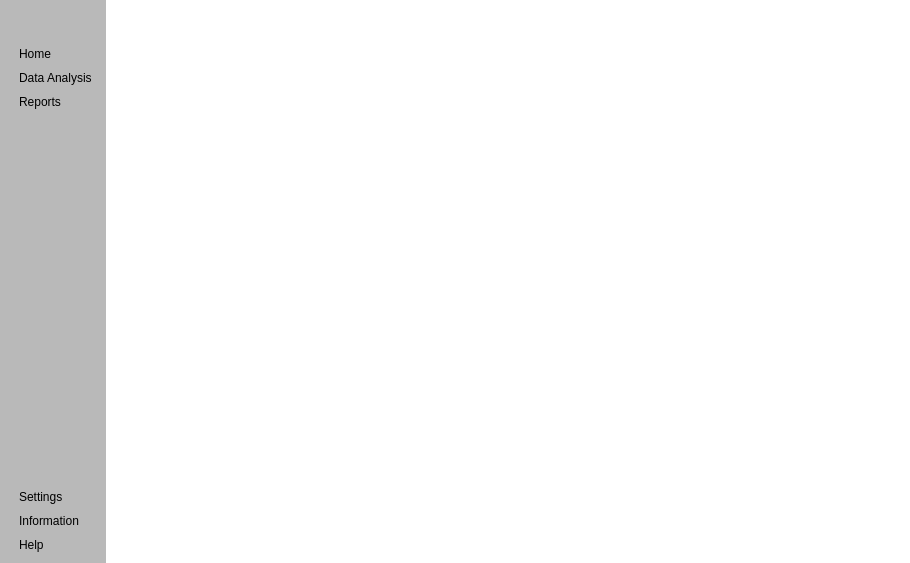
<?xml version="1.0" encoding="UTF-8"?>
<ui version="4.0">
 <class>MainWindow</class>
 <widget class="QMainWindow" name="MainWindow">
  <property name="geometry">
   <rect>
    <x>0</x>
    <y>0</y>
    <width>910</width>
    <height>563</height>
   </rect>
  </property>
  <property name="windowTitle">
   <string>MainWindow</string>
  </property>
  <property name="styleSheet">
   <string notr="true">*{
border:none;
background-color:transparent;
background:none;
padding:0;
margin:0;
color:rgb(0, 0, 0);

}

#centralwidget{

	background-color: rgb(255, 255, 255);

}

#leftMenuSubContainer{
	background-color:rgb(185, 185, 185);


}

#leftMenuSubContainer QPushButton{
text-align: left;
padding:2px 5px;
border-top-left-radius:10px;
border-bottom-left-radius:10px;
}
</string>
  </property>
  <widget class="QWidget" name="centralwidget">
   <layout class="QHBoxLayout" name="horizontalLayout">
    <property name="spacing">
     <number>100</number>
    </property>
    <property name="leftMargin">
     <number>0</number>
    </property>
    <property name="topMargin">
     <number>0</number>
    </property>
    <property name="rightMargin">
     <number>0</number>
    </property>
    <property name="bottomMargin">
     <number>0</number>
    </property>
    <item alignment="Qt::AlignLeft">
     <widget class="QWidget" name="leftMenuContainer" native="true">
      <layout class="QVBoxLayout" name="verticalLayout">
       <property name="spacing">
        <number>0</number>
       </property>
       <property name="leftMargin">
        <number>0</number>
       </property>
       <property name="topMargin">
        <number>0</number>
       </property>
       <property name="rightMargin">
        <number>0</number>
       </property>
       <property name="bottomMargin">
        <number>0</number>
       </property>
       <item alignment="Qt::AlignLeft">
        <widget class="QWidget" name="leftMenuSubContainer" native="true">
         <layout class="QVBoxLayout" name="verticalLayout_2">
          <property name="spacing">
           <number>0</number>
          </property>
          <property name="leftMargin">
           <number>5</number>
          </property>
          <property name="topMargin">
           <number>0</number>
          </property>
          <property name="rightMargin">
           <number>0</number>
          </property>
          <property name="bottomMargin">
           <number>0</number>
          </property>
          <item alignment="Qt::AlignTop">
           <widget class="QFrame" name="frame">
            <property name="frameShape">
             <enum>QFrame::StyledPanel</enum>
            </property>
            <property name="frameShadow">
             <enum>QFrame::Raised</enum>
            </property>
            <layout class="QHBoxLayout" name="horizontalLayout_2">
             <item>
              <widget class="QPushButton" name="menuBtn">
               <property name="toolTip">
                <string>Menu</string>
               </property>
               <property name="text">
                <string/>
               </property>
               <property name="icon">
                <iconset resource="resources.qrc">
                 <normaloff>:/icons/feather/align-justify.svg</normaloff>:/icons/feather/align-justify.svg</iconset>
               </property>
               <property name="iconSize">
                <size>
                 <width>24</width>
                 <height>24</height>
                </size>
               </property>
              </widget>
             </item>
            </layout>
           </widget>
          </item>
          <item alignment="Qt::AlignTop">
           <widget class="QFrame" name="frame_2">
            <property name="sizePolicy">
             <sizepolicy hsizetype="Preferred" vsizetype="Preferred">
              <horstretch>0</horstretch>
              <verstretch>0</verstretch>
             </sizepolicy>
            </property>
            <property name="frameShape">
             <enum>QFrame::StyledPanel</enum>
            </property>
            <property name="frameShadow">
             <enum>QFrame::Raised</enum>
            </property>
            <layout class="QVBoxLayout" name="verticalLayout_3">
             <item>
              <widget class="QPushButton" name="homeBtn">
               <property name="toolTip">
                <string>Home</string>
               </property>
               <property name="text">
                <string>Home</string>
               </property>
               <property name="icon">
                <iconset resource="resources.qrc">
                 <normaloff>:/icons/feather/home.svg</normaloff>:/icons/feather/home.svg</iconset>
               </property>
               <property name="iconSize">
                <size>
                 <width>24</width>
                 <height>24</height>
                </size>
               </property>
              </widget>
             </item>
             <item>
              <widget class="QPushButton" name="dataBtn">
               <property name="toolTip">
                <string>Data Analysis</string>
               </property>
               <property name="text">
                <string>Data Analysis</string>
               </property>
               <property name="icon">
                <iconset resource="resources.qrc">
                 <normaloff>:/icons/feather/list.svg</normaloff>:/icons/feather/list.svg</iconset>
               </property>
               <property name="iconSize">
                <size>
                 <width>24</width>
                 <height>24</height>
                </size>
               </property>
              </widget>
             </item>
             <item>
              <widget class="QPushButton" name="reportBtn">
               <property name="toolTip">
                <string>Reports</string>
               </property>
               <property name="text">
                <string>Reports</string>
               </property>
               <property name="icon">
                <iconset resource="resources.qrc">
                 <normaloff>:/icons/feather/printer.svg</normaloff>:/icons/feather/printer.svg</iconset>
               </property>
               <property name="iconSize">
                <size>
                 <width>24</width>
                 <height>24</height>
                </size>
               </property>
              </widget>
             </item>
            </layout>
           </widget>
          </item>
          <item>
           <spacer name="verticalSpacer">
            <property name="orientation">
             <enum>Qt::Vertical</enum>
            </property>
            <property name="sizeHint" stdset="0">
             <size>
              <width>20</width>
              <height>40</height>
             </size>
            </property>
           </spacer>
          </item>
          <item alignment="Qt::AlignBottom">
           <widget class="QFrame" name="frame_3">
            <property name="frameShape">
             <enum>QFrame::StyledPanel</enum>
            </property>
            <property name="frameShadow">
             <enum>QFrame::Raised</enum>
            </property>
            <layout class="QVBoxLayout" name="verticalLayout_4">
             <item>
              <widget class="QPushButton" name="settingsBtn">
               <property name="toolTip">
                <string>go to Settings</string>
               </property>
               <property name="text">
                <string>Settings</string>
               </property>
               <property name="icon">
                <iconset resource="resources.qrc">
                 <normaloff>:/icons/feather/settings.svg</normaloff>:/icons/feather/settings.svg</iconset>
               </property>
               <property name="iconSize">
                <size>
                 <width>24</width>
                 <height>24</height>
                </size>
               </property>
              </widget>
             </item>
             <item>
              <widget class="QPushButton" name="infoBtn">
               <property name="toolTip">
                <string>Information</string>
               </property>
               <property name="text">
                <string>Information</string>
               </property>
               <property name="icon">
                <iconset resource="resources.qrc">
                 <normaloff>:/icons/feather/info.svg</normaloff>:/icons/feather/info.svg</iconset>
               </property>
               <property name="iconSize">
                <size>
                 <width>24</width>
                 <height>24</height>
                </size>
               </property>
              </widget>
             </item>
             <item>
              <widget class="QPushButton" name="helpBtn">
               <property name="toolTip">
                <string>get more help</string>
               </property>
               <property name="text">
                <string>Help</string>
               </property>
               <property name="icon">
                <iconset resource="resources.qrc">
                 <normaloff>:/icons/feather/help-circle.svg</normaloff>:/icons/feather/help-circle.svg</iconset>
               </property>
               <property name="iconSize">
                <size>
                 <width>24</width>
                 <height>24</height>
                </size>
               </property>
              </widget>
             </item>
            </layout>
           </widget>
          </item>
         </layout>
        </widget>
       </item>
      </layout>
     </widget>
    </item>
    <item>
     <widget class="QWidget" name="mainBodyContainer" native="true">
      <property name="sizePolicy">
       <sizepolicy hsizetype="Expanding" vsizetype="Preferred">
        <horstretch>0</horstretch>
        <verstretch>0</verstretch>
       </sizepolicy>
      </property>
     </widget>
    </item>
   </layout>
  </widget>
 </widget>
 <resources>
  <include location="resources.qrc"/>
 </resources>
 <connections/>
</ui>
